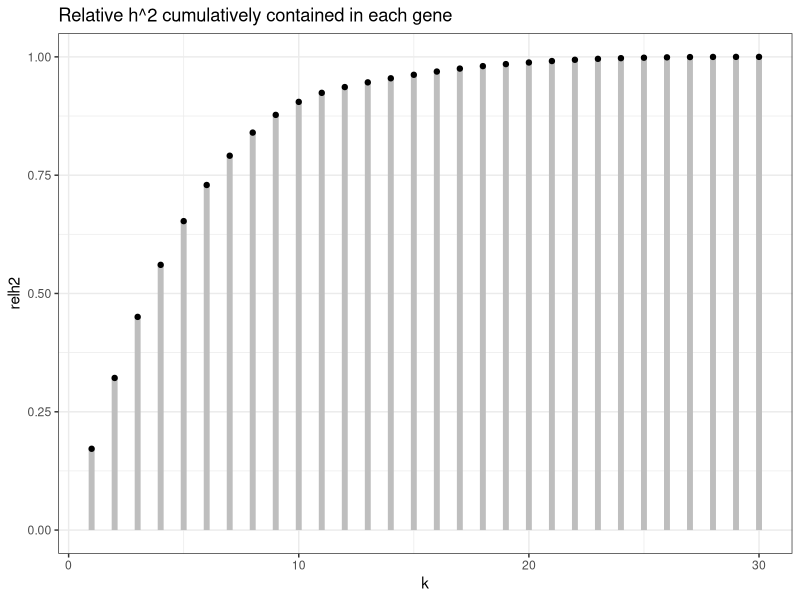
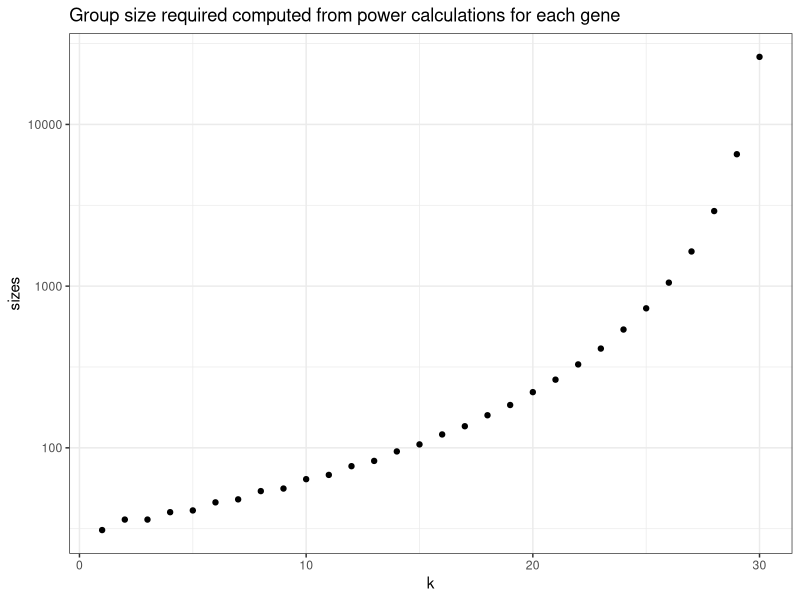
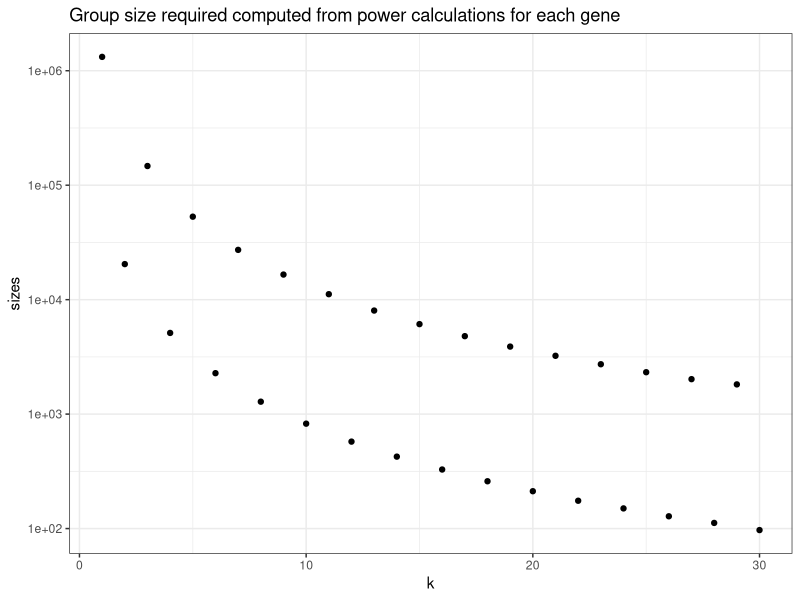

These charts were generated, in order, by the following R code:
## ---- chunk 1
knitr::opts_chunk$set(echo=TRUE, comment=NULL)
## ---- chunk 2
library('tidyverse')
theme_set(theme_bw())
set.seed(123)
## ---- chunk 3
n = 30             # Number of causal genes
N = 5000           # Number of genes to be tested; N >= n (N - n non causal)
## ---- chunk 4
f = rep(c(.01, .2), times=n/2) # Rare and common SNPs
beta = 1:n         # Mixture of effect sizes
## ---- chunk 5
h2 = .5
## ---- chunk 6
vg = sum(beta^2 * f * (1 - f)) # Genetic variation
s2 = (1 - h2)/h2 * vg          # \sigma^2
vt = vg + s2                   # Total phenotypic variation
sigma  = sqrt(s2)              # \sigma
## ---- chunk 7
tibble(h2=beta^2 * f * (1 - f)) %>%
  arrange(desc(h2)) %>%
  mutate(cumh2=cumsum(h2), relh2=cumh2/sum(h2),
         k=1:n) %>%
  ggplot(aes(k, relh2)) +
  geom_segment(aes(xend=k), yend=0, colour='gray', linewidth=2) +
  geom_point() +
  ggtitle('Relative h^2 cumulatively contained in each gene') +
  ylim(0, 1)
## ---- chunk 8
alpha = .05
fdr_thr = .5
P = .8 # Capital "P"
P = 1 - (1 - P)^(1/n)
## ---- chunk 9
sizes = map(1:n,
            \(i) power.t.test(n=NULL,
                              delta=beta[i],
                              sd=sqrt(s2 + sum(beta[-i]^2 * f[-i] * (1 - f[-i]))),
                              sig.level=alpha/N,
                              power=P)) |>
  map_dbl('n') |>
  map_int(round)
## ---- chunk 10
tibble(sizes) %>%
  arrange(sizes) %>%
  mutate(k=1:n) %>%
  ggplot(aes(k, sizes)) +
  geom_point() +
  ggtitle('Group size required computed from power calculations for each gene') +
  scale_y_log10()
## ---- chunk 11
K = map2_dbl(sizes, f, \(n, f) n/(2 * f * (1 - f))) |>
  map_int(round)
## ---- chunk 12
tibble(sizes=K) %>%
  mutate(k=1:n) %>%
  ggplot(aes(k, sizes)) +
  geom_point() +
  ggtitle('Group size required computed from power calculations for each gene') +
  scale_y_log10()
